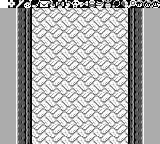

Tiled map render using the project's own tile images. Description and the whole map definition, tile-layer contents included, below:
An orthogonal 20x18 tile map with 8x8 px tiles, 2 tile layers (bg, Tile Layer 1), 6 tilesets.

<map version="1.2" tiledversion="1.2.2" orientation="orthogonal" renderorder="right-down" width="20" height="18" tilewidth="8" tileheight="8" infinite="0" nextlayerid="3" nextobjectid="1">
 <tileset firstgid="1" source="overworld-landscape.tsx" />
 <tileset firstgid="97" source="walls-a.tsx" />
 <tileset firstgid="129" source="floor-h.tsx" />
 <tileset firstgid="145" source="dungeon-items.tsx" />
 <tileset firstgid="161" source="items-2.tsx" />
 <tileset firstgid="225" source="font.tsx" />
 <layer id="2" name="bg" width="20" height="18">
  <data encoding="csv">
77,210,211,212,213,214,215,216,217,218,209,160,158,159,202,77,77,77,77,77,
129,130,129,130,129,130,129,130,129,130,129,130,129,130,129,130,129,130,129,130,
131,132,131,132,131,132,131,132,131,132,131,132,131,132,131,132,131,132,131,132,
129,130,129,130,129,130,129,130,129,130,129,130,129,130,129,130,129,130,129,130,
131,132,131,132,131,132,131,132,131,132,131,132,131,132,131,132,131,132,131,132,
129,130,129,130,129,130,129,130,129,130,129,130,129,130,129,130,129,130,129,130,
131,132,131,132,131,132,131,132,131,132,131,132,131,132,131,132,131,132,131,132,
129,130,129,130,129,130,129,130,129,130,129,130,129,130,129,130,129,130,129,130,
131,132,131,132,131,132,131,132,131,132,131,132,131,132,131,132,131,132,131,132,
129,130,129,130,129,130,129,130,129,130,129,130,129,130,129,130,129,130,129,130,
131,132,131,132,131,132,131,132,131,132,131,132,131,132,131,132,131,132,131,132,
129,130,129,130,129,130,129,130,129,130,129,130,129,130,129,130,129,130,129,130,
131,132,131,132,131,132,131,132,131,132,131,132,131,132,131,132,131,132,131,132,
129,130,129,130,129,130,129,130,129,130,129,130,129,130,129,130,129,130,129,130,
131,132,131,132,131,132,131,132,131,132,131,132,131,132,131,132,131,132,131,132,
129,130,129,130,129,130,129,130,129,130,129,130,129,130,129,130,129,130,129,130,
131,132,131,132,131,132,131,132,131,132,131,132,131,132,131,132,131,132,131,132,
131,132,131,132,131,132,131,132,131,132,131,132,131,132,131,132,131,132,131,132
</data>
 </layer>
 <layer id="1" name="Tile Layer 1" width="20" height="18">
  <data encoding="csv">
96,359,372,373,375,360,361,362,363,365,369,370,371,374,377,378,379,366,367,368,
93,93,107,1610612857,0,0,0,0,0,0,0,0,0,0,0,0,2684354681,3221225579,93,93,
93,93,107,1610612857,0,0,0,0,0,0,0,0,0,0,0,0,2684354681,3221225579,93,93,
93,93,107,1610612857,0,0,0,0,0,0,0,0,0,0,0,0,2684354681,3221225579,93,93,
93,93,107,1610612857,0,0,0,0,0,0,0,0,0,0,0,0,2684354681,3221225579,93,93,
93,93,107,1610612857,0,0,0,0,0,0,0,0,0,0,0,0,2684354681,3221225579,93,93,
93,93,107,1610612857,0,0,0,0,0,0,0,0,0,0,0,0,2684354681,3221225579,93,93,
93,93,107,1610612857,0,0,0,0,0,0,0,0,0,0,0,0,2684354681,3221225579,93,93,
93,93,107,1610612857,0,0,0,0,0,0,0,0,0,0,0,0,2684354681,3221225579,93,93,
93,93,107,1610612857,0,0,0,0,0,0,0,0,0,0,0,0,2684354681,3221225579,93,93,
93,93,107,1610612857,0,0,0,0,0,0,0,0,0,0,0,0,2684354681,3221225579,93,93,
93,93,107,1610612857,0,0,0,0,0,0,0,0,0,0,0,0,2684354681,3221225579,93,93,
93,93,107,1610612857,0,0,0,0,0,0,0,0,0,0,0,0,2684354681,3221225579,93,93,
93,93,107,1610612857,0,0,0,0,0,0,0,0,0,0,0,0,2684354681,3221225579,93,93,
93,93,107,1610612857,0,0,0,0,0,0,0,0,0,0,0,0,2684354681,3221225579,93,93,
93,93,107,1610612857,0,0,0,0,0,0,0,0,0,0,0,0,2684354681,3221225579,93,93,
93,93,107,1610612857,0,0,0,0,0,0,0,0,0,0,0,0,2684354681,3221225579,93,93,
93,93,107,1610612857,0,0,0,0,0,0,0,0,0,0,0,0,2684354681,3221225579,93,93
</data>
 </layer>
</map>
